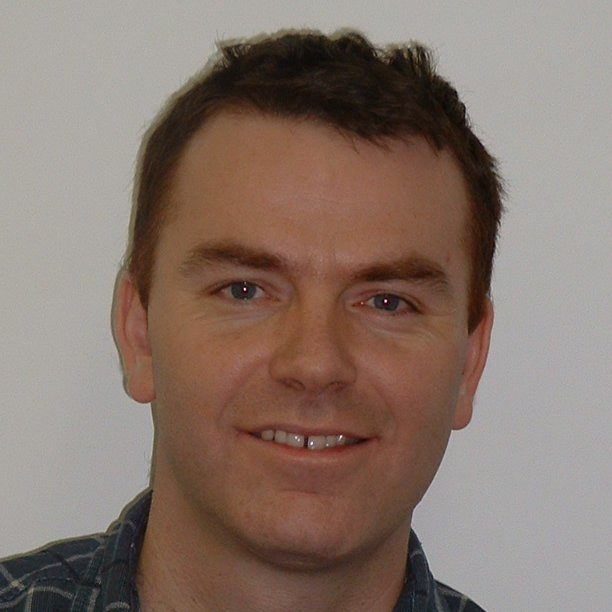
#> input picture src/gabor2_612x612.jpg, 612 x 612 px; its folder holds 7 pictures in this run
$ python thumbnail-hebrew-git-course.py
#> lines starting #> are read from the running program, lines starting #| are printed output that depends on the picture
#> in create_thumbnail, `img = Image.new('RGB', (width, height), color=background_color)`: img: PIL image 1280x720 RGB; every value is 255
### bin/mypil.py
import os
from PIL import Image, ImageDraw, ImageFont
from copy import deepcopy

root = os.path.dirname(os.path.dirname(__file__))

def heb(txt):
    rev = txt[::-1]
    return rev

def add_text(draw, text, xy, size, rtl=False, fill=(0, 0, 0)):
    font = ImageFont.truetype('Pillow/Tests/fonts/FreeSansBold.ttf', size)
    my_text = heb(text) if rtl else text
    width, height = font.getsize(my_text)
    xy = deepcopy(xy)
    if xy[0] == 'center':
        #exit(dir(draw))
        size = draw.im.size
        xy = ( (size[0]-width)/2, xy[1])
    xy = (xy[0]-width if rtl else xy[0], xy[1])
    draw.text(
        text = my_text,
        xy   = xy,
        fill = fill,
        font = font,
    )

# [22 lines left out: function add_date, not called in this run]

def embed_image(img, filename, box, size=None, mask=False):
#> called with filename = 'gabor2_612x612.jpg', box = (920, 360), size = (350, 350), mask = False
    emb_img_path = os.path.join(root, 'src', filename)
    emb_img = Image.open(emb_img_path, 'r')
#> emb_img is the input picture: PIL image 612x612 RGB; mean R, G, B 135.1, 117.5, 107.8
    #size = (emb_img.size[0] / 2, emb_img.size[1] / 2)
    if size:
        emb_img.thumbnail(size)
#> emb_img: PIL image 350x350 RGB
    if mask:
       img.paste(emb_img, box=box, mask=emb_img)
    else:
       img.paste(emb_img, box=box)
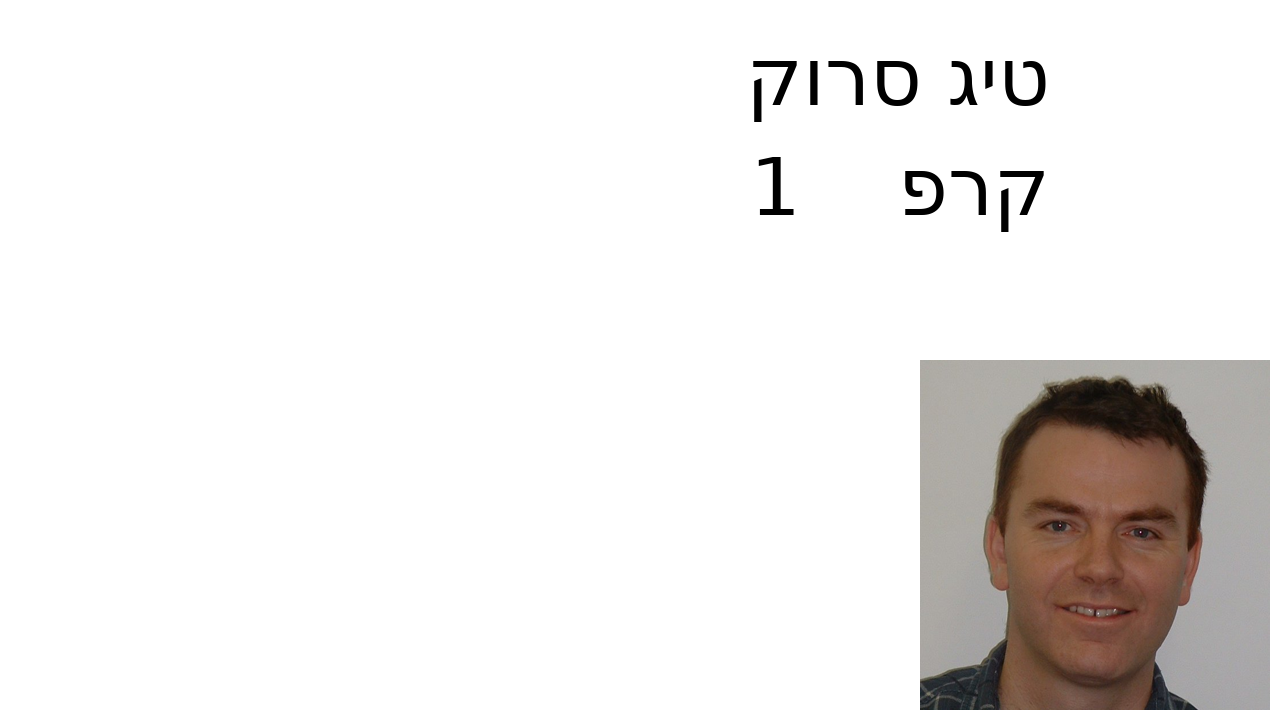
#> img: PIL image 1280x720 RGB; mean R, G, B 237.2, 234.9, 233.6

### bin/thumbnail-hebrew-git-course.py
import os
import sys
from PIL import Image, ImageDraw, ImageFont
from mypil import add_text, add_date, embed_image


width  = 1280
height = 720

# background_color = '#eb8634'
#background_color = '#ebb434'
background_color = '#FFF'

root = os.path.dirname(os.path.dirname(__file__))
#print(root)

def main():
    if len(sys.argv) == 2:
        end = int(sys.argv[1])
    else:
        end = 1

    for episode in range(1, end+1):
        create_thumbnail(episode=episode, show=(end==1))


def create_thumbnail(episode, show=False):
    png_filename = os.path.splitext(os.path.basename(__file__))[0] + f'_{episode:02n}.png'
    #print(png_filename)

    png_filepath = os.path.join(root, 'images', png_filename)
    #print(png_filepath)

    img = Image.new('RGB', (width, height), color=background_color)

    font_gabor = ImageFont.truetype('Pillow/Tests/fonts/FreeMono.ttf', 40)
    font_title = ImageFont.truetype('Pillow/Tests/fonts/FreeSansBold.ttf', 160)
    font = ImageFont.truetype('Pillow/Tests/fonts/FreeSansBold.ttf', 40)
    draw = ImageDraw.Draw(img)
    add_text(
        draw = draw,
        text = "קורס גיט",
        rtl  = True,
        size = 80,
        xy   = (1050, 30),
    )

    add_text(
        draw = draw,
        text = f"פרק",
        rtl  = True,
        size = 80,
        xy   = (1050, 140),
    )

    add_text(
        draw = draw,
        text = str(episode),
        rtl  = False,
        size = 80,
        xy   = (750, 140),
    )


    isize = 350
    fsize = 200
    embed_image(img=img, filename='gabor2_612x612.jpg', size=(isize, isize), box=(width-isize-10, height-isize-10))
    embed_image(img=img, filename='git-logo-512x214.png', size=(isize, isize), box=(10, 10), mask=True)
    embed_image(img=img, filename='github-octocat.png', size=(isize, isize), box=(10, 400), mask=True)
    embed_image(img=img, filename='gitlab.jpg', size=(isize, isize), box=(400, 400), mask=False)


    img.save(png_filepath)
    if show:
        img.show()


#> (the run stopped early here; a loop or call above may not have finished)
